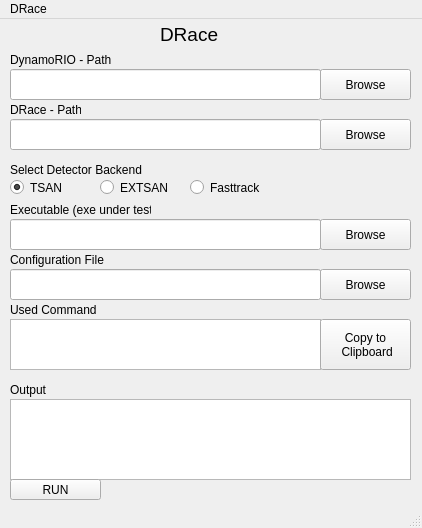
<?xml version="1.0" encoding="UTF-8"?>
<ui version="4.0">
 <class>DRaceGUI</class>
 <widget class="QMainWindow" name="DRaceGUI">
  <property name="geometry">
   <rect>
    <x>0</x>
    <y>0</y>
    <width>422</width>
    <height>528</height>
   </rect>
  </property>
  <property name="windowTitle">
   <string>MainWindow</string>
  </property>
  <widget class="QWidget" name="centralwidget">
   <widget class="QPushButton" name="dr_path_btn">
    <property name="geometry">
     <rect>
      <x>320</x>
      <y>50</y>
      <width>91</width>
      <height>31</height>
     </rect>
    </property>
    <property name="text">
     <string>Browse</string>
    </property>
   </widget>
   <widget class="QTextBrowser" name="console_output">
    <property name="geometry">
     <rect>
      <x>10</x>
      <y>380</y>
      <width>401</width>
      <height>81</height>
     </rect>
    </property>
   </widget>
   <widget class="QPushButton" name="run_button">
    <property name="geometry">
     <rect>
      <x>10</x>
      <y>460</y>
      <width>91</width>
      <height>21</height>
     </rect>
    </property>
    <property name="text">
     <string>RUN</string>
    </property>
   </widget>
   <widget class="QPushButton" name="exe_path_btn">
    <property name="geometry">
     <rect>
      <x>320</x>
      <y>200</y>
      <width>91</width>
      <height>31</height>
     </rect>
    </property>
    <property name="text">
     <string>Browse</string>
    </property>
   </widget>
   <widget class="QLabel" name="label">
    <property name="geometry">
     <rect>
      <x>160</x>
      <y>0</y>
      <width>61</width>
      <height>31</height>
     </rect>
    </property>
    <property name="font">
     <font>
      <pointsize>14</pointsize>
     </font>
    </property>
    <property name="text">
     <string>DRace</string>
    </property>
   </widget>
   <widget class="QLabel" name="label_2">
    <property name="geometry">
     <rect>
      <x>10</x>
      <y>30</y>
      <width>101</width>
      <height>21</height>
     </rect>
    </property>
    <property name="text">
     <string>DynamoRIO - Path</string>
    </property>
   </widget>
   <widget class="QLabel" name="label_4">
    <property name="geometry">
     <rect>
      <x>10</x>
      <y>180</y>
      <width>141</width>
      <height>21</height>
     </rect>
    </property>
    <property name="text">
     <string>Executable (exe under test)</string>
    </property>
   </widget>
   <widget class="QPushButton" name="config_browse_btn">
    <property name="geometry">
     <rect>
      <x>320</x>
      <y>250</y>
      <width>91</width>
      <height>31</height>
     </rect>
    </property>
    <property name="text">
     <string>Browse</string>
    </property>
   </widget>
   <widget class="QLabel" name="label_5">
    <property name="geometry">
     <rect>
      <x>10</x>
      <y>230</y>
      <width>101</width>
      <height>21</height>
     </rect>
    </property>
    <property name="text">
     <string>Configuration File</string>
    </property>
   </widget>
   <widget class="QLabel" name="label_6">
    <property name="geometry">
     <rect>
      <x>10</x>
      <y>360</y>
      <width>101</width>
      <height>21</height>
     </rect>
    </property>
    <property name="text">
     <string>Output</string>
    </property>
   </widget>
   <widget class="QPushButton" name="drace_path_btn">
    <property name="geometry">
     <rect>
      <x>320</x>
      <y>100</y>
      <width>91</width>
      <height>31</height>
     </rect>
    </property>
    <property name="text">
     <string>Browse</string>
    </property>
   </widget>
   <widget class="QLabel" name="label_7">
    <property name="geometry">
     <rect>
      <x>10</x>
      <y>80</y>
      <width>71</width>
      <height>21</height>
     </rect>
    </property>
    <property name="text">
     <string>DRace - Path</string>
    </property>
   </widget>
   <widget class="QLabel" name="label_8">
    <property name="geometry">
     <rect>
      <x>10</x>
      <y>280</y>
      <width>101</width>
      <height>21</height>
     </rect>
    </property>
    <property name="text">
     <string>Used Command</string>
    </property>
   </widget>
   <widget class="QTextBrowser" name="command_output">
    <property name="geometry">
     <rect>
      <x>10</x>
      <y>300</y>
      <width>311</width>
      <height>51</height>
     </rect>
    </property>
   </widget>
   <widget class="QLineEdit" name="dr_path_input">
    <property name="geometry">
     <rect>
      <x>10</x>
      <y>50</y>
      <width>311</width>
      <height>31</height>
     </rect>
    </property>
    <property name="text">
     <string/>
    </property>
   </widget>
   <widget class="QLineEdit" name="drace_path_input">
    <property name="geometry">
     <rect>
      <x>10</x>
      <y>100</y>
      <width>311</width>
      <height>31</height>
     </rect>
    </property>
   </widget>
   <widget class="QLineEdit" name="exe_input">
    <property name="geometry">
     <rect>
      <x>10</x>
      <y>200</y>
      <width>311</width>
      <height>31</height>
     </rect>
    </property>
   </widget>
   <widget class="QLineEdit" name="config_file_input">
    <property name="geometry">
     <rect>
      <x>10</x>
      <y>250</y>
      <width>311</width>
      <height>31</height>
     </rect>
    </property>
   </widget>
   <widget class="QPushButton" name="copy_button">
    <property name="geometry">
     <rect>
      <x>320</x>
      <y>300</y>
      <width>91</width>
      <height>51</height>
     </rect>
    </property>
    <property name="text">
     <string>Copy to 
 Clipboard</string>
    </property>
   </widget>
   <widget class="QRadioButton" name="tsan_btn">
    <property name="geometry">
     <rect>
      <x>10</x>
      <y>160</y>
      <width>82</width>
      <height>17</height>
     </rect>
    </property>
    <property name="text">
     <string>TSAN</string>
    </property>
    <property name="checked">
     <bool>true</bool>
    </property>
   </widget>
   <widget class="QRadioButton" name="extsan_btn">
    <property name="geometry">
     <rect>
      <x>100</x>
      <y>160</y>
      <width>82</width>
      <height>17</height>
     </rect>
    </property>
    <property name="text">
     <string>EXTSAN</string>
    </property>
   </widget>
   <widget class="QRadioButton" name="fasttrack_btn">
    <property name="geometry">
     <rect>
      <x>190</x>
      <y>160</y>
      <width>82</width>
      <height>17</height>
     </rect>
    </property>
    <property name="text">
     <string>Fasttrack</string>
    </property>
   </widget>
   <widget class="QLabel" name="label_9">
    <property name="geometry">
     <rect>
      <x>10</x>
      <y>140</y>
      <width>141</width>
      <height>21</height>
     </rect>
    </property>
    <property name="text">
     <string>Select Detector Backend</string>
    </property>
   </widget>
  </widget>
  <widget class="QMenuBar" name="menubar">
   <property name="geometry">
    <rect>
     <x>0</x>
     <y>0</y>
     <width>422</width>
     <height>21</height>
    </rect>
   </property>
   <widget class="QMenu" name="menuDRace">
    <property name="title">
     <string>DRace</string>
    </property>
   </widget>
   <addaction name="menuDRace"/>
  </widget>
  <widget class="QStatusBar" name="statusbar"/>
 </widget>
 <resources/>
 <connections/>
</ui>
